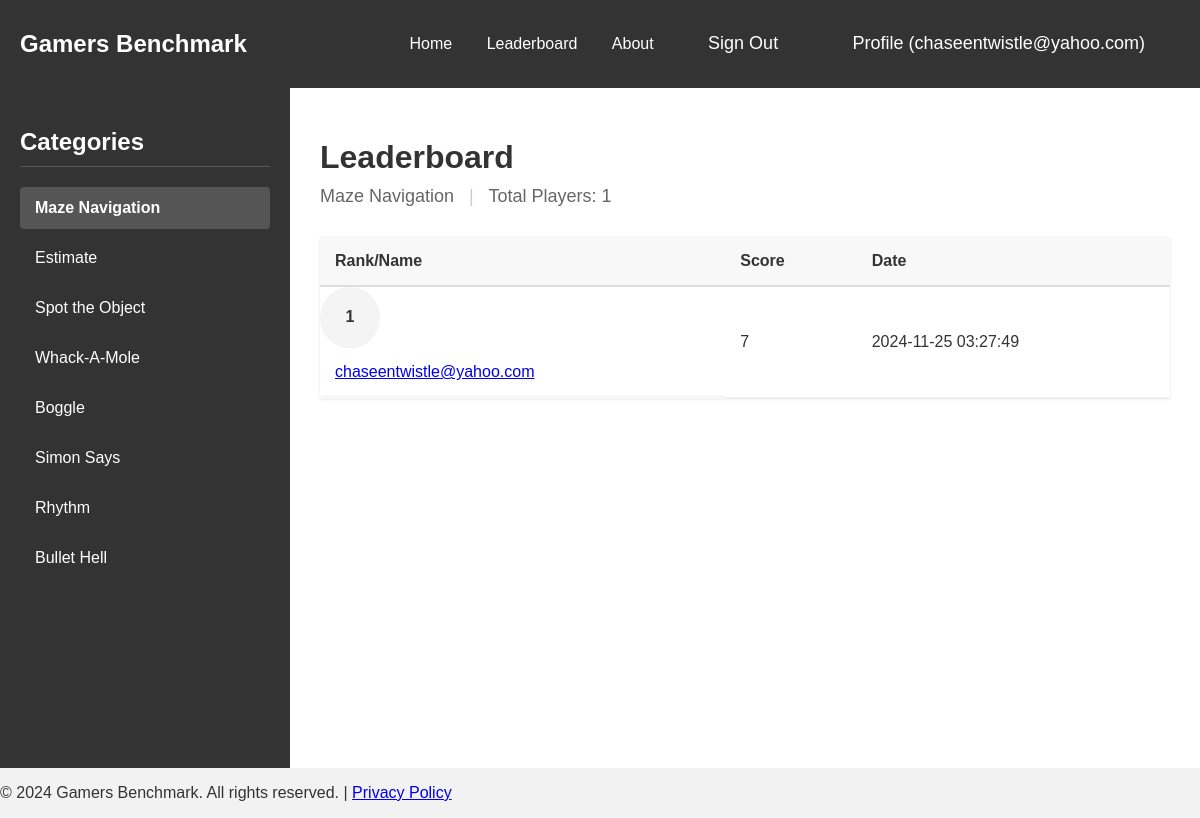
Page /website/leaderboard/leaderboard.php (signed in) on the committed database.
### tables this page shows
CREATE TABLE "scores" (
    username TEXT,
    game TEXT,
    score REAL, -- Correct type for scores, including decimals
    date TEXT
);

### website/leaderboard/leaderboard.php (the view, shortened to what this page needs)
<?php
$isLoggedIn = isset($_SESSION['logged_in']) && $_SESSION['logged_in'];
$username = $isLoggedIn ? $_SESSION['username'] : null;
try {
    $db = new PDO('sqlite:../log-signup/highscores.db');
    $db->setAttribute(PDO::ATTR_ERRMODE, PDO::ERRMODE_EXCEPTION);
} catch (PDOException $e) {
    die("Database connection failed: " . $e->getMessage());
}
function getDbGameName($displayName) {
    $gameMap = [
        'Maze Navigation' => 'maze_game',
        'Estimate' => 'estimate',
        'Spot the Object' => 'spot',
        'Whack-A-Mole' => 'whackamole',
        'Boggle' => 'baggle',
        'Simon Says' => 'sequence',
        'Rhythm' => 'rhythm_game',
        'Bullet Hell' => 'bullet_hell',
    ];
    return $gameMap[$displayName] ?? $displayName;
}
function getLeaderboardData($game) {
    global $db;
    try {
        $dbGameName = getDbGameName($game);
        $stmt = $db->prepare('
            SELECT username, score, date,
                   RANK() OVER (ORDER BY score DESC) as rank
            FROM scores
            WHERE game = :game
            ORDER BY score DESC
            LIMIT 10
        ');
        $stmt->execute([':game' => $dbGameName]);
        return $stmt->fetchAll(PDO::FETCH_ASSOC);
    } catch (PDOException $e) {
        return [];
    }
}
function getPlayerCount($game) {
    global $db;
    try {
        $dbGameName = getDbGameName($game);
        $stmt = $db->prepare('SELECT COUNT(DISTINCT username) FROM scores WHERE game = :game');
        $stmt->execute([':game' => $dbGameName]);
        return $stmt->fetchColumn();
    } catch (PDOException $e) {
        return 0;
    }
}
$currentGame = $_GET['game'] ?? 'Maze Navigation';
$leaderboardData = getLeaderboardData($currentGame);
$playerCount = getPlayerCount($currentGame);
?>
<!DOCTYPE html>
<html lang="en">
<head>
    <link rel="stylesheet" href="../../index.css">
</head>
<body>
    <div class="navbar">
        <div class="logo">
            <h2>Gamers Benchmark</h2>
        </div>
        <div class="nav-links">
            <a href="../../index.php">Home</a>
            <a href="leaderboard.php">Leaderboard</a>
            <a href="../about/about.php">About</a>
            <?php if ($isLoggedIn): ?>
                <a href="../log-signup/handlers/logout.php" class="btn">Sign Out</a>
                <a href="../../profile.php" class="btn">Profile (<?php echo htmlspecialchars((string)$username); ?>)</a>
            <?php else: ?>
                <a href="../log-signup/login.html" class="btn">Login</a>
                <a href="../log-signup/signup.php" class="btn">Sign Up</a>
            <?php endif; ?>
        </div>
    </div>
    <div class="leaderboard-container">
        <aside class="category-sidebar">
            <h2>Categories</h2>
            <div class="category-links">
                <?php
                $categories = ['Maze Navigation', 'Estimate', 'Spot the Object', 'Whack-A-Mole',
                               'Boggle', 'Simon Says', 'Rhythm', 'Bullet Hell'];
                foreach ($categories as $category):
                    $isActive = $category === $currentGame ? 'active' : '';
                ?>
                    <a href="?game=<?php echo urlencode($category); ?>"
                       class="category-item <?php echo $isActive; ?>">
                       <?php echo htmlspecialchars($category); ?>
                    </a>
                <?php endforeach; ?>
            </div>
        </aside>
        <main class="leaderboard-main">
            <div class="leaderboard-header">
                <h1>Leaderboard</h1>
                <div class="game-info">
                    <span class="current-game"><?php echo htmlspecialchars($currentGame); ?></span>
                    <span class="divider">|</span>
                    <span class="total-players">Total Players: <?php echo $playerCount; ?></span>
                </div>
            </div>
            <div class="leaderboard-content">
                <table class="leaderboard-table">
                    <thead>
                        <tr>
                            <th>Rank/Name</th>
                            <th>Score</th>
                            <th>Date</th>
                        </tr>
                    </thead>
                    <tbody>
                        <?php if (empty($leaderboardData)): ?>
                            <tr>
                                <td colspan="4" class="no-scores">No scores recorded yet</td>
                            </tr>
                        <?php else: ?>
                            <?php foreach ($leaderboardData as $row): ?>
                                <tr>
                                    <td class="rank"><?php echo htmlspecialchars($row['rank']); ?></td>
                                    <td class="player-info">
                                        <span class="player-name">
                                            <a href="../../profile.php?username=<?php echo urlencode($row['username']); ?>&game=<?php echo urlencode(getDbGameName($currentGame)); ?>">
                                                <?php echo htmlspecialchars($row['username']); ?>
                                            </a>
                                        </span>
                                    </td>
                                    <td><?php echo number_format($row['score']); ?></td>
                                    <td><?php echo htmlspecialchars($row['date']); ?></td>
                                </tr>
                            <?php endforeach; ?>
                        <?php endif; ?>
                    </tbody>
                </table>
            </div>
        </main>
    </div>
    <footer>
        <p>© 2024 Gamers Benchmark. All rights reserved. | <a href="#">Privacy Policy</a></p>
    </footer>
</body>
</html>

### index.css (style rules this page uses)
body { font-family: Arial, sans-serif; margin: 0; padding: 0; background-color: #f2f2f2; color: #333; display: flex; flex-direction: column; }
.navbar { display: flex; justify-content: space-between; align-items: center; padding: 10px 20px; background-color: #333; color: #fff; }
.navbar a { text-decoration: none; color: #fff; margin: 0 15px; }
.btn, .btn-d { padding: 10px 20px; font-size: 18px; background-color: #333; color: #fff; border: none; border-radius: 8px; cursor: pointer; transition: background-color 0.3s ease; }
.leaderboard-container { display: flex; min-height: calc(100vh - 120px); background-color: #f4f4f4; }
.category-sidebar { width: 250px; background-color: #333; padding: 20px; }
.category-sidebar h2 { color: #fff; font-size: 24px; margin-bottom: 20px; padding-bottom: 10px; border-bottom: 1px solid #555; }
.category-links { display: flex; flex-direction: column; gap: 8px; }
.category-item { color: #fff; text-decoration: none; padding: 12px 15px; border-radius: 4px; transition: background-color 0.3s; }
.category-item.active { background-color: #555; font-weight: bold; }
.leaderboard-main { flex: 1; padding: 30px; background-color: #fff; }
.leaderboard-header { margin-bottom: 30px; }
.leaderboard-header h1 { font-size: 32px; margin-bottom: 10px; }
.game-info { color: #666; font-size: 18px; }
.game-info .divider { margin: 0 10px; color: #ccc; }
.leaderboard-table { width: 100%; border-collapse: collapse; background-color: #fff; box-shadow: 0 1px 3px rgba(0,0,0,0.1); }
.leaderboard-table th { background-color: #f8f8f8; padding: 15px; text-align: left; font-weight: bold; color: #333; border-bottom: 2px solid #ddd; }
.leaderboard-table td { padding: 15px; border-bottom: 1px solid #eee; }
.player-info { display: flex; align-items: center; gap: 10px; }
.player-name { font-weight: 500; }
.rank { display: inline-block; width: 30px; height: 30px; line-height: 30px; text-align: center; background-color: #f4f4f4; border-radius: 50%; font-weight: bold; }

### rows in the picture
scores: rank "1", username "chaseentwistle@yahoo.com", score "7", date "2024-11-25 03:27:49"

### other values in the picture
$username "chaseentwistle@yahoo.com"
$category "Maze Navigation"
$category "Estimate"
$category "Spot the Object"
$category "Whack-A-Mole"
$category "Boggle"
$category "Simon Says"
$category "Rhythm"
$category "Bullet Hell"
$currentGame "Maze Navigation"
$playerCount "1"
